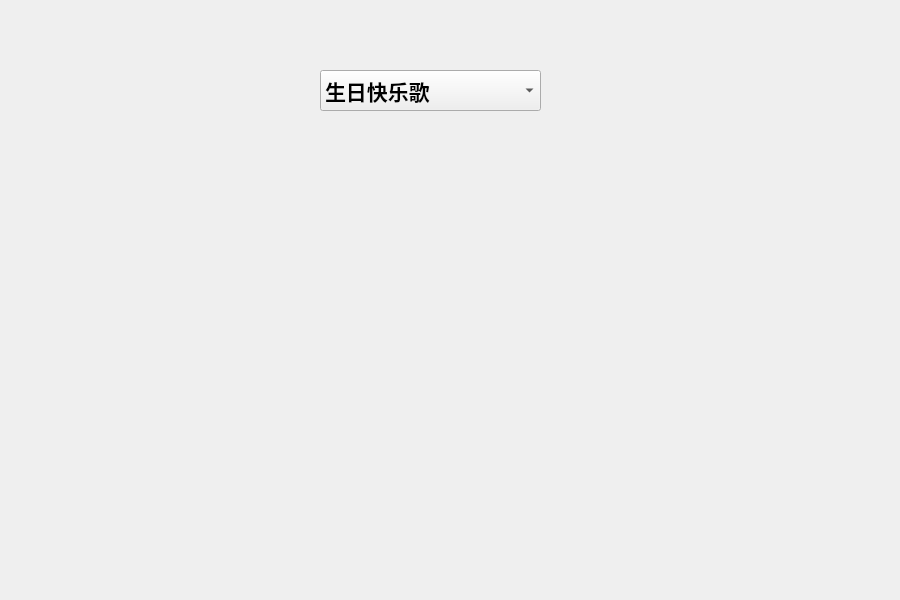
<?xml version="1.0" encoding="UTF-8"?>
<ui version="4.0">
 <class>musicwidget</class>
 <widget class="QWidget" name="musicwidget">
  <property name="geometry">
   <rect>
    <x>0</x>
    <y>0</y>
    <width>900</width>
    <height>600</height>
   </rect>
  </property>
  <property name="windowTitle">
   <string>Form</string>
  </property>
  <widget class="QPushButton" name="yesButton">
   <property name="geometry">
    <rect>
     <x>590</x>
     <y>50</y>
     <width>80</width>
     <height>80</height>
    </rect>
   </property>
   <property name="text">
    <string/>
   </property>
   <property name="icon">
    <iconset resource="images.qrc">
     <normaloff>:/images/musicIcon2.png</normaloff>
     <normalon>:/images/musicIcon2.png</normalon>:/images/musicIcon2.png</iconset>
   </property>
   <property name="iconSize">
    <size>
     <width>80</width>
     <height>80</height>
    </size>
   </property>
   <property name="flat">
    <bool>true</bool>
   </property>
  </widget>
  <widget class="QPushButton" name="continueBtn">
   <property name="geometry">
    <rect>
     <x>190</x>
     <y>470</y>
     <width>80</width>
     <height>80</height>
    </rect>
   </property>
   <property name="text">
    <string/>
   </property>
   <property name="icon">
    <iconset resource="images.qrc">
     <normaloff>:/images/musicContinueBtn.png</normaloff>
     <disabledoff>:/images/musicContinueBtn.png</disabledoff>:/images/musicContinueBtn.png</iconset>
   </property>
   <property name="iconSize">
    <size>
     <width>80</width>
     <height>80</height>
    </size>
   </property>
   <property name="flat">
    <bool>true</bool>
   </property>
  </widget>
  <widget class="QPushButton" name="timeoutBtn">
   <property name="geometry">
    <rect>
     <x>420</x>
     <y>470</y>
     <width>80</width>
     <height>80</height>
    </rect>
   </property>
   <property name="text">
    <string/>
   </property>
   <property name="icon">
    <iconset resource="images.qrc">
     <normaloff>:/images/musicTimeoutBtn.png</normaloff>
     <normalon>:/images/musicTimeoutBtn.png</normalon>:/images/musicTimeoutBtn.png</iconset>
   </property>
   <property name="iconSize">
    <size>
     <width>80</width>
     <height>80</height>
    </size>
   </property>
   <property name="flat">
    <bool>true</bool>
   </property>
  </widget>
  <widget class="QPushButton" name="stopBtn">
   <property name="geometry">
    <rect>
     <x>640</x>
     <y>470</y>
     <width>80</width>
     <height>80</height>
    </rect>
   </property>
   <property name="text">
    <string/>
   </property>
   <property name="icon">
    <iconset resource="images.qrc">
     <normaloff>:/images/musicStopBtn.png</normaloff>
     <disabledoff>:/images/musicStopBtn.png</disabledoff>:/images/musicStopBtn.png</iconset>
   </property>
   <property name="iconSize">
    <size>
     <width>80</width>
     <height>80</height>
    </size>
   </property>
   <property name="flat">
    <bool>true</bool>
   </property>
  </widget>
  <widget class="QLabel" name="photolabel">
   <property name="geometry">
    <rect>
     <x>130</x>
     <y>140</y>
     <width>640</width>
     <height>300</height>
    </rect>
   </property>
   <property name="text">
    <string/>
   </property>
   <property name="pixmap">
    <pixmap resource="images.qrc">:/images/backgroundMusic.png</pixmap>
   </property>
   <property name="scaledContents">
    <bool>true</bool>
   </property>
  </widget>
  <widget class="QComboBox" name="comboBox">
   <property name="geometry">
    <rect>
     <x>320</x>
     <y>70</y>
     <width>221</width>
     <height>41</height>
    </rect>
   </property>
   <property name="font">
    <font>
     <family>幼圆</family>
     <pointsize>16</pointsize>
     <weight>75</weight>
     <bold>true</bold>
    </font>
   </property>
   <item>
    <property name="text">
     <string>生日快乐歌</string>
    </property>
   </item>
   <item>
    <property name="text">
     <string>两只老虎</string>
    </property>
   </item>
  </widget>
 </widget>
 <resources>
  <include location="images.qrc"/>
 </resources>
 <connections/>
</ui>
